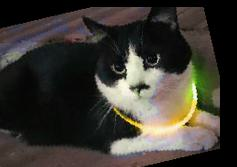
#> input picture data/crop_photos/66f1088a2bcd314d49198bd2/18ef419b-3c71-4105-f30c-053051ba6bab_aug_0.jpg, 237 x 167 px
$ python -i data_preprocess.py   (imports and definitions only)
#> lines starting #> are read from the running program, lines starting #| are printed output that depends on the picture
import os
import shutil
import torch
from tqdm import tqdm
from PIL import Image
import random

SRC = 'data/photos'  # 原始照片的根目录
DEST = 'data/crop_photos' # 裁剪后照片的根目录

# 数据增强参数 (根据需要调整)
ROTATION_RANGE = 15  # 旋转角度范围（度）
SCALE_RANGE = 0.1  # 缩放比例范围 (例如 0.1 表示 +/- 10%)
TRANSLATION_RANGE = 0.1  # 平移范围，相对于图像尺寸的百分比
BRIGHTNESS_RANGE = 0.2  # 亮度调整范围
CONTRAST_RANGE = 0.2  # 对比度调整范围
SATURATION_RANGE = 0.2  # 饱和度调整范围
HUE_RANGE = 0.1  # 色调调整范围 (小心使用较大的范围)
NUM_AUGMENTATIONS = 5  # 每张原始图片生成多少张增强图片

def augment_image(image):
    """对 PIL Image 应用随机的数据增强."""
    augmented_images = []
    for _ in range(NUM_AUGMENTATIONS):
        img = image.copy()  # 每次增强都从原始图像的副本开始

        # 1. 几何变换
        rotation = random.uniform(-ROTATION_RANGE, ROTATION_RANGE)
        img = img.rotate(rotation)

        scale = 1 + random.uniform(-SCALE_RANGE, SCALE_RANGE)
        width, height = img.size
        new_width = int(width * scale)
        new_height = int(height * scale)
        img = img.resize((new_width, new_height), Image.LANCZOS) # 使用 Lanczos 算法获得更好的缩放效果

        translation_x = random.uniform(-TRANSLATION_RANGE, TRANSLATION_RANGE) * width
        translation_y = random.uniform(-TRANSLATION_RANGE, TRANSLATION_RANGE) * height
        img = img.transform(img.size, Image.AFFINE, (1, 0, translation_x, 0, 1, translation_y)) # 应用平移变换


        # 2. 颜色变换
        brightness = 1 + random.uniform(-BRIGHTNESS_RANGE, BRIGHTNESS_RANGE)
        contrast = 1 + random.uniform(-CONTRAST_RANGE, CONTRAST_RANGE)
        saturation = 1 + random.uniform(-SATURATION_RANGE, SATURATION_RANGE)
        hue = random.uniform(-HUE_RANGE, HUE_RANGE) # 色调调整，注意控制范围

        img = img.convert('HSV') # 转换到 HSV 色彩空间进行颜色调整
        pixels = img.load()

        for i in range(img.size[0]):
            for j in range(img.size[1]):
                h, s, v = pixels[i, j]

                v = int(v * brightness) # 亮度调整
                v = max(0, min(v, 255))  # 限制取值范围在 0-255

                s = int(s * saturation) # 饱和度调整
                s = max(0, min(s, 255))

                h = int(h + hue * 180)  # 色调调整
                h = h % 180 # 保证色调值在 0-180 范围内

                pixels[i, j] = (h, s, v) # 更新像素值


        img = img.convert('RGB') # 转换回 RGB 色彩空间

        augmented_images.append(img)
    return augmented_images


# [72 lines not run here, left out]

>>> from PIL import Image
>>> picture = Image.open('data/crop_photos/66f1088a2bcd314d49198bd2/18ef419b-3c71-4105-f30c-053051ba6bab_aug_0.jpg')
#> picture is the input picture: PIL image 237x167 RGB; mean R, G, B 60.3, 56.7, 49.7
>>> result = augment_image(picture)
#> the loop in augment_image, `for _ in range(NUM_AUGMENTATIONS):` made 5 passes
#> pass 1, in augment_image, `img = img.rotate(rotation)`:
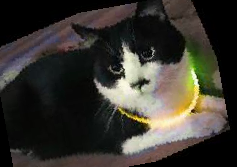
#> img: PIL image 237x167 RGB; mean R, G, B 57.6, 54.5, 47.7
#> pass 1, in augment_image, `img = img.resize((new_width, new_height), Image.LANCZOS)`:
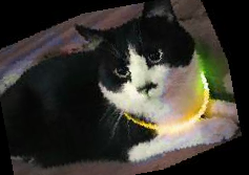
#> img: PIL image 249x175 RGB; mean R, G, B 57.7, 54.6, 47.7
#> pass 1, in augment_image, `img = img.transform(img.size, Image.AFFINE, (1, 0, translation_x, 0, 1..`:
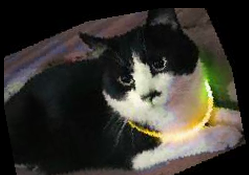
#> img: PIL image 249x175 RGB; mean R, G, B 55.7, 53, 46.2
#> after the loop in augment_image, `for _ in range(NUM_AUGMENTATIONS):`: augmented_images = 5 items
#> result = 5 items

$ run again, on data/crop_photos/66f10cb92bcd314d49198bd7/68ea03a4-6ca5-46fa-abe6-8e629a27016d_aug_0.jpg
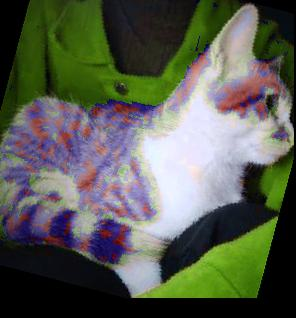
#> input picture data/crop_photos/66f10cb92bcd314d49198bd7/68ea03a4-6ca5-46fa-abe6-8e629a27016d_aug_0.jpg, 296 x 318 px
#> picture is the input picture: PIL image 296x318 RGB; mean R, G, B 89, 93.2, 81.2
#> the loop in augment_image, `for _ in range(NUM_AUGMENTATIONS):` made 5 passes
#> pass 1, in augment_image, `img = img.rotate(rotation)`:
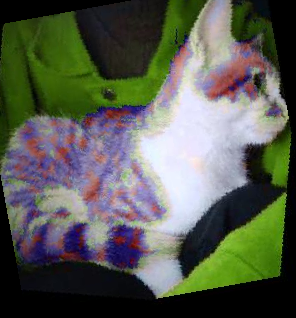
#> img: PIL image 296x318 RGB; mean R, G, B 88.3, 92.4, 80.8
#> pass 1, in augment_image, `img = img.transform(img.size, Image.AFFINE, (1, 0, translation_x, 0, 1..`:
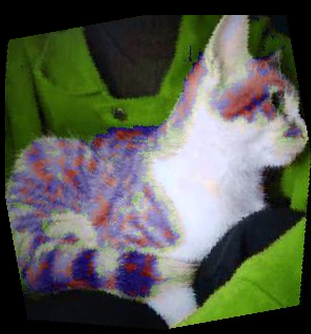
#> img: PIL image 311x334 RGB; mean R, G, B 88.4, 92.5, 80.8
#> after the loop in augment_image, `for _ in range(NUM_AUGMENTATIONS):`: augmented_images = 5 items

$ run again, on data/crop_photos/66f10cb92bcd314d49198bd7/68ea03a4-6ca5-46fa-abe6-8e629a27016d_aug_2.jpg
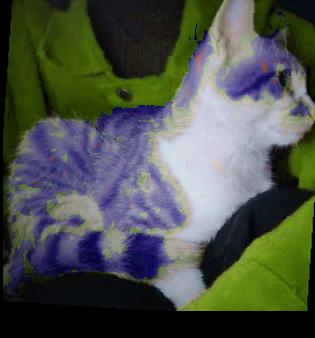
#> input picture data/crop_photos/66f10cb92bcd314d49198bd7/68ea03a4-6ca5-46fa-abe6-8e629a27016d_aug_2.jpg, 315 x 338 px
#> picture is the input picture: PIL image 315x338 RGB; mean R, G, B 76.9, 83.3, 74.7
#> the loop in augment_image, `for _ in range(NUM_AUGMENTATIONS):` made 5 passes
#> pass 1, in augment_image, `img = img.rotate(rotation)`:
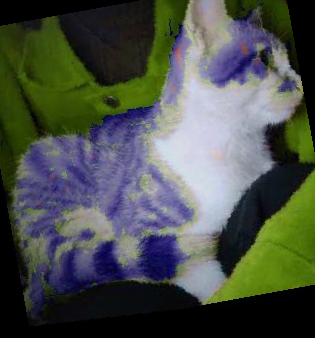
#> img: PIL image 315x338 RGB; mean R, G, B 75, 80.7, 73.8
#> pass 1, in augment_image, `img = img.transform(img.size, Image.AFFINE, (1, 0, translation_x, 0, 1..`:
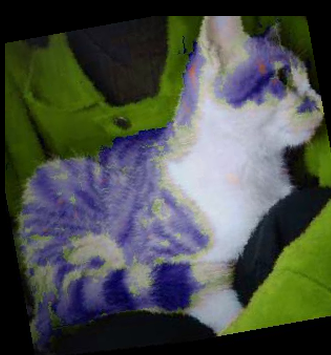
#> img: PIL image 331x355 RGB; mean R, G, B 74.5, 80, 73.7
#> after the loop in augment_image, `for _ in range(NUM_AUGMENTATIONS):`: augmented_images = 5 items

$ run again, on data/crop_photos/66f110542bcd314d49198bdd/42ad6734-182d-4e17-e5b6-628e69fd5621_aug_3.jpg
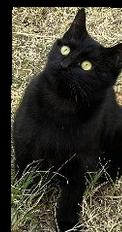
#> input picture data/crop_photos/66f110542bcd314d49198bdd/42ad6734-182d-4e17-e5b6-628e69fd5621_aug_3.jpg, 122 x 232 px
#> picture is the input picture: PIL image 122x232 RGB; mean R, G, B 60.1, 57.8, 47.2
#> the loop in augment_image, `for _ in range(NUM_AUGMENTATIONS):` made 5 passes
#> pass 1, in augment_image, `img = img.resize((new_width, new_height), Image.LANCZOS)`:
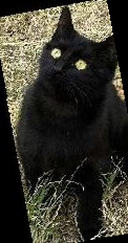
#> img: PIL image 128x243 RGB; mean R, G, B 55.2, 53.3, 43.7
#> pass 1, in augment_image, `img = img.transform(img.size, Image.AFFINE, (1, 0, translation_x, 0, 1..`:
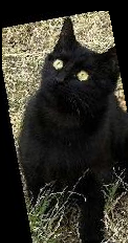
#> img: PIL image 128x243 RGB; mean R, G, B 52.4, 50.6, 41.5
#> after the loop in augment_image, `for _ in range(NUM_AUGMENTATIONS):`: augmented_images = 5 items
